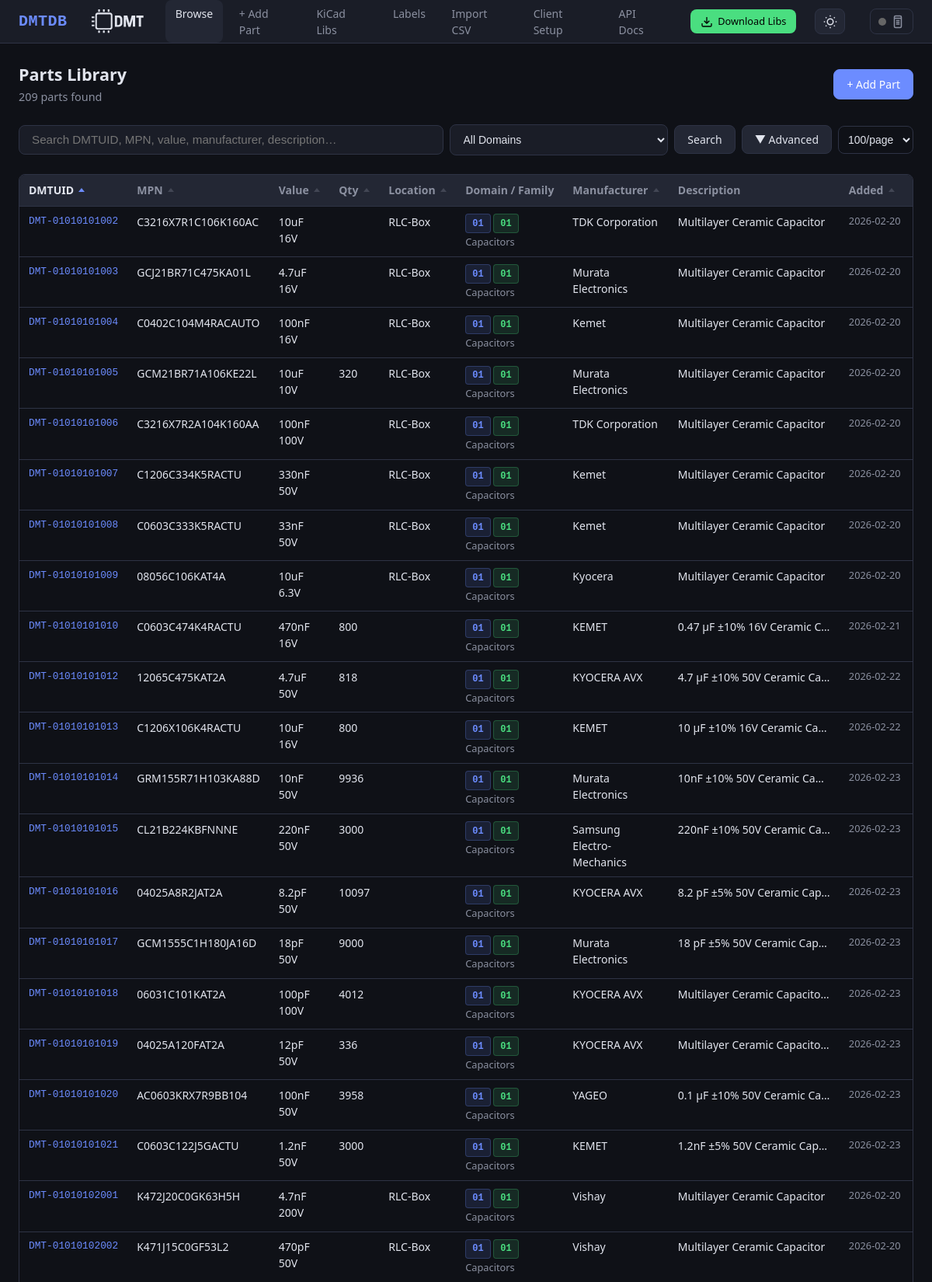
The page / (upper part) on the database its author committed.
### db/models.py (models this page shows, shortened)
class Base(DeclarativeBase):
    pass

class Part(Base):
    __tablename__ = "parts"
    dmtuid = Column(String(20), primary_key=True)               # DMT-TTFFCCSSXXX
    tt  = Column(String(2), nullable=False, index=True)
    ff  = Column(String(2), nullable=False, index=True)
    cc  = Column(String(2), nullable=False, index=True)
    ss  = Column(String(2), nullable=False, index=True)
    xxx = Column(String(3), nullable=False)
    mpn          = Column(String(200), index=True, default="")
    manufacturer = Column(String(200), index=True, default="")
    value        = Column(String(200), index=True, default="")
    description  = Column(Text, default="")
    quantity     = Column(String(50), default="")
    location     = Column(String(200), default="")
    datasheet    = Column(Text, default="")
    distributor  = Column(Text, default="")
    kicad_symbol    = Column(String(300), default="")
    kicad_footprint = Column(String(300), default="")
    kicad_libref    = Column(String(300), default="")
    kicad_3dmodel   = Column(String(300), default="")
    extra_json = Column(Text, default="{}")
    notes      = Column(Text, default="")
    created_at = Column(DateTime, default=lambda: datetime.now(timezone.utc))
    updated_at = Column(DateTime, default=lambda: datetime.now(timezone.utc),
                        onupdate=lambda: datetime.now(timezone.utc))
    fields = relationship(
        "PartField", back_populates="part",
        cascade="all, delete-orphan", lazy="selectin",
    )
    __table_args__ = (
        Index("ix_ttffccss", "tt", "ff", "cc", "ss"),
    )

### ui/routes_browse.py (the view)
@ui_bp.route("/")
def index():
    q     = request.args.get("q", "").strip()
    tt    = request.args.get("tt", "").strip()
    ff    = request.args.get("ff", "").strip()
    cc    = request.args.get("cc", "").strip()
    ss    = request.args.get("ss", "").strip()
    props = request.args.get("props", "").strip()
    page  = max(int(request.args.get("page", 1)), 1)
    sort_by = request.args.get("sort", "dmtuid").strip()
    sort_order = request.args.get("order", "asc").strip()
    try:
        per_page = int(request.args.get("per_page", DEFAULT_PER_PAGE))
    except ValueError:
        per_page = DEFAULT_PER_PAGE
    if per_page not in PAGE_SIZE_OPTIONS:
        per_page = DEFAULT_PER_PAGE
    if sort_by not in SearchService.SORTABLE_COLUMNS:
        sort_by = "dmtuid"
    if sort_order not in ("asc", "desc"):
        sort_order = "asc"
    props_parsed = {}
    if props:
        try:
            props_parsed = json.loads(props)
        except json.JSONDecodeError:
            props_parsed = {}
    session = get_session()
    try:
        parts, total = SearchService.search(
            session, q=q, tt=tt, ff=ff, cc=cc, ss=ss, props=props_parsed,
            sort_by=sort_by, sort_order=sort_order,
            limit=per_page,
            offset=(page - 1) * per_page,
        )
        total_pages = max((total + per_page - 1) // per_page, 1)
        return render_template(
            "index.html",
            parts=parts, q=q, tt=tt, ff=ff, cc=cc, ss=ss,
            props=props, props_parsed=props_parsed,
            page=page, total_pages=total_pages, total=total,
            per_page=per_page, page_size_options=PAGE_SIZE_OPTIONS,
            sort_by=sort_by, sort_order=sort_order,
            domains=get_domains(),
            domain_name=domain_name,
            family_name=family_name,
        )
    finally:
        session.close()

### db/engine.py (called while the page is built)
def get_session() -> Session:
    if _SessionLocal is None:
        raise RuntimeError("Database not initialised - call init_db() first")
    return _SessionLocal()

### schema/loader.py (called while the page is built)
def get_domains() -> list[dict]:
    return _schema.get("domains", [])

def family_name(tt: str, ff: str) -> str:
    return _family_map.get(f"{tt}{ff}", "Unknown")

### services/search_service.py (called while the page is built)
    @staticmethod
    def _apply_filters(query: Query, *, q: str, tt: str, ff: str, cc: str, ss: str, props: dict = None) -> Query:
        if tt:
            query = query.filter(Part.tt == tt)
        if ff:
            query = query.filter(Part.ff == ff)
        if cc:
            query = query.filter(Part.cc == cc)
        if ss:
            query = query.filter(Part.ss == ss)
        if q:
            query = SearchService._apply_text_filter(query, q)
        if props:
            query = SearchService._apply_prop_filters(query, props)
        return query

### templates/index.html (shortened to what this page needs)
{% extends "base.html" %}
{% block content %}
<div class="page-header">
  <div>
    <h1>Parts Library</h1>
    <span class="subtitle">{{ total }} part{{ 's' if total != 1 }} found</span>
  </div>
  <a href="/part/add" class="btn btn-primary">+ Add Part</a>
</div>
<form method="get" action="/" id="searchForm">
  <div class="search-box">
    <div class="search-wrapper" id="searchWrapper">
      <input type="text" name="q" id="searchInput" value="{{ q }}"
        placeholder="Search DMTUID, MPN, value, manufacturer, description…" autocomplete="off">
    </div>
    <select name="tt" id="ttSelect">
      <option value="">All Domains</option>
    </select>
    <button type="submit" class="btn btn-secondary">Search</button>
    <button type="button" class="btn btn-secondary" id="advSearchToggle">▼ Advanced</button>
    <select name="per_page" id="perPageSelect" onchange="this.form.submit()"
      style="padding: 0.5rem; border: 1px solid var(--border); border-radius: var(--radius); background: var(--bg);">
      {% for opt in page_size_options %}
      <option value="{{ opt }}" {% if opt==per_page %}selected{% endif %}>{{ opt }}/page</option>
      {% endfor %}
    </select>
  </div>
</form>
<div class="table-wrap">
  <table>
    <thead>
      <tr>
        {% macro sort_header(label, col) %}
        {% set new_order = 'desc' if sort_by == col and sort_order == 'asc' else 'asc' %}
        <th class="sortable {% if sort_by == col %}sorted {{ sort_order }}{% endif %}">
          <a
            href="?q={{ q }}&tt={{ tt }}&ff={{ ff }}&cc={{ cc|default('') }}&ss={{ ss|default('') }}&props={{ props|default('') }}&sort={{ col }}&order={{ new_order }}">
            {{ label }}
            <span class="sort-indicator"></span>
          </a>
        </th>
        {% endmacro %}
        {{ sort_header('DMTUID', 'dmtuid') }}
        {{ sort_header('MPN', 'mpn') }}
        {{ sort_header('Value', 'value') }}
        {{ sort_header('Qty', 'quantity') }}
        {{ sort_header('Location', 'location') }}
        <th>Domain / Family</th>
        {{ sort_header('Manufacturer', 'manufacturer') }}
        <th class="truncate">Description</th>
        {{ sort_header('Added', 'created_at') }}
        <th title="KiCad Assets">KiCad</th>
      </tr>
    </thead>
    <tbody>
      {% for p in parts %}
      <tr>
        <td class="uid-cell"><a href="/part/{{ p.dmtuid }}">{{ p.dmtuid }}</a></td>
        <td>{{ p.mpn or '' }}</td>
        <td>{{ p.value or '' }}</td>
        <td>{{ p.quantity or '' }}</td>
        <td>{{ p.location or '' }}</td>
        <td>
          <span class="badge badge-domain">{{ p.tt }}</span>
          <span class="badge badge-family">{{ p.ff }}</span>
          <span style="font-size:.8rem; color:var(--text-dim)">{{ family_name(p.tt, p.ff) }}</span>
        </td>
        <td>{{ p.manufacturer or '' }}</td>
        <td class="truncate" title="{{ p.description or '' }}">{{ p.description or '' }}</td>
        <td style="font-size:.8rem;color:var(--text-dim);white-space:nowrap;">{{ p.created_at.strftime('%Y-%m-%d') if
          p.created_at else '' }}</td>
        <td class="kicad-icons">
        </td>
      </tr>
      {% endfor %}
    </tbody>
  </table>
</div>
{% endblock %}

### static/css/style.css (style rules this page uses)
:root { --bg: #0f1117; --surface: #1a1d27; --surface2: #232734; --border: #2e3345; --text: #e1e4ed; --text-dim: #8b90a0; --accent: #6c8cff; --accent-hover: #8aa4ff; --green: #4ade80; --red: #f87171; --yellow: #fbbf24; --orange: #fb923c; --radius: 8px; --font: 'Segoe UI', system-ui, -apple-system, sans-serif; --mono: 'JetBrains Mono', 'Fira Code', 'Consolas', monospace; --card: var(--surface); --hover: var(--surface2); }
*, *::before, *::after { box-sizing: border-box; margin: 0; padding: 0; }
body { font-family: var(--font); background: var(--bg); color: var(--text); line-height: 1.5; }
.search-box { display: flex; gap: .5rem; margin-bottom: 1.5rem; flex-wrap: wrap; align-items: center; }
.search-box input[type=text] { flex: 1; min-width: 250px; padding: .6rem 1rem; background: var(--surface); border: 1px solid var(--border); border-radius: var(--radius); color: var(--text); font-size: .95rem; outline: none; transition: border .15s; }
.search-box select { padding: .6rem .8rem; background: var(--surface); border: 1px solid var(--border); border-radius: var(--radius); color: var(--text); font-size: .875rem; }
.btn { display: inline-flex; align-items: center; gap: .4rem; padding: .5rem 1rem; border-radius: var(--radius); font-size: .875rem; font-weight: 500; text-decoration: none; border: 1px solid var(--border); cursor: pointer; transition: all .15s; font-family: var(--font); }
.btn-primary { background: var(--accent); color: #fff; border-color: var(--accent); }
.btn-secondary { background: var(--surface2); color: var(--text); }
.table-wrap { overflow-x: auto; border: 1px solid var(--border); border-radius: var(--radius); }
table { width: 100%; border-collapse: collapse; font-size: .875rem; }
thead { background: var(--surface2); }
th { text-align: left; padding: .6rem .75rem; color: var(--text-dim); font-weight: 600; white-space: nowrap; border-bottom: 1px solid var(--border); background: var(--surface2); }
th.sortable a { color: var(--text-dim); text-decoration: none; display: flex; align-items: center; gap: .4rem; }
th.sortable .sort-indicator { display: inline-block; width: 0; height: 0; border-left: 4px solid transparent; border-right: 4px solid transparent; opacity: 0.3; }
th.sortable:not(.sorted) .sort-indicator { border-bottom: 5px solid currentColor; border-top: none; }
th.sortable.sorted .sort-indicator { opacity: 1; }
th.sortable.sorted.asc .sort-indicator { border-bottom: 5px solid var(--accent); border-top: none; }
th.sortable.sorted a { color: var(--text); }
td { padding: .55rem .75rem; border-bottom: 1px solid var(--border); vertical-align: top; }
.uid-cell { font-family: var(--mono); font-size: .8rem; color: var(--accent); white-space: nowrap; }
.uid-cell a { color: var(--accent); text-decoration: none; }
.kicad-icons { white-space: nowrap; text-align: center; }
.truncate { max-width: 220px; overflow: hidden; text-overflow: ellipsis; white-space: nowrap; }
.page-header { display: flex; align-items: center; justify-content: space-between; margin-bottom: 1.5rem; flex-wrap: wrap; gap: .75rem; }
.page-header h1 { font-size: 1.35rem; font-weight: 700; }
.page-header .subtitle { color: var(--text-dim); font-size: .9rem; }
.badge { display: inline-block; padding: .15rem .5rem; border-radius: 4px; font-size: .75rem; font-weight: 600; font-family: var(--mono); }
.badge-domain { background: #6c8cff20; color: var(--accent); border: 1px solid #6c8cff40; }
.badge-family { background: #4ade8020; color: var(--green); border: 1px solid #4ade8040; }
.search-wrapper { position: relative; flex: 1; min-width: 250px; }
.search-wrapper input { width: 100%; }

### rows shown on the page
Part: dmtuid "DMT-01010101002", mpn "C3216X7R1C106K160AC", value "10uF 16V", location "RLC-Box", tt "01", ff "01", tt+ff "Capacitors", manufacturer "TDK Corporation", description "Multilayer Ceramic Capacitor", created_at "2026-02-20"
Part: dmtuid "DMT-01010101003", mpn "GCJ21BR71C475KA01L", value "4.7uF 16V", location "RLC-Box", tt "01", ff "01", tt+ff "Capacitors", manufacturer "Murata Electronics", description "Multilayer Ceramic Capacitor", created_at "2026-02-20"
Part: dmtuid "DMT-01010101004", mpn "C0402C104M4RACAUTO", value "100nF 16V", location "RLC-Box", tt "01", ff "01", tt+ff "Capacitors", manufacturer "Kemet", description "Multilayer Ceramic Capacitor", created_at "2026-02-20"
Part: dmtuid "DMT-01010101005", mpn "GCM21BR71A106KE22L", value "10uF 10V", quantity "320", location "RLC-Box", tt "01", ff "01", tt+ff "Capacitors", manufacturer "Murata Electronics", description "Multilayer Ceramic Capacitor", created_at "2026-02-20"
Part: dmtuid "DMT-01010101006", mpn "C3216X7R2A104K160AA", value "100nF 100V", location "RLC-Box", tt "01", ff "01", tt+ff "Capacitors", manufacturer "TDK Corporation", description "Multilayer Ceramic Capacitor", created_at "2026-02-20"
Part: dmtuid "DMT-01010101007", mpn "C1206C334K5RACTU", value "330nF 50V", location "RLC-Box", tt "01", ff "01", tt+ff "Capacitors", manufacturer "Kemet", description "Multilayer Ceramic Capacitor", created_at "2026-02-20"
Part: dmtuid "DMT-01010101008", mpn "C0603C333K5RACTU", value "33nF 50V", location "RLC-Box", tt "01", ff "01", tt+ff "Capacitors", manufacturer "Kemet", description "Multilayer Ceramic Capacitor", created_at "2026-02-20"
Part: dmtuid "DMT-01010101009", mpn "08056C106KAT4A", value "10uF 6.3V", location "RLC-Box", tt "01", ff "01", tt+ff "Capacitors", manufacturer "Kyocera", description "Multilayer Ceramic Capacitor", created_at "2026-02-20"
Part: dmtuid "DMT-01010101010", mpn "C0603C474K4RACTU", value "470nF 16V", quantity "800", tt "01", ff "01", tt+ff "Capacitors", manufacturer "KEMET", description "0.47 µF ±10% 16V Ceramic C…", created_at "2026-02-21"
Part: dmtuid "DMT-01010101012", mpn "12065C475KAT2A", value "4.7uF 50V", quantity "818", tt "01", ff "01", tt+ff "Capacitors", manufacturer "KYOCERA AVX", description "4.7 µF ±10% 50V Ceramic Ca…", created_at "2026-02-22"
Part: dmtuid "DMT-01010101013", mpn "C1206X106K4RACTU", value "10uF 16V", quantity "800", tt "01", ff "01", tt+ff "Capacitors", manufacturer "KEMET", description "10 µF ±10% 16V Ceramic Ca…", created_at "2026-02-22"
Part: dmtuid "DMT-01010101014", mpn "GRM155R71H103KA88D", value "10nF 50V", quantity "9936", tt "01", ff "01", tt+ff "Capacitors", manufacturer "Murata Electronics", description "10nF ±10% 50V Ceramic Ca…", created_at "2026-02-23"
Part: dmtuid "DMT-01010101015", mpn "CL21B224KBFNNNE", value "220nF 50V", quantity "3000", tt "01", ff "01", tt+ff "Capacitors", manufacturer "Samsung Electro-Mechanics", description "220nF ±10% 50V Ceramic Ca…", created_at "2026-02-23"
Part: dmtuid "DMT-01010101016", mpn "04025A8R2JAT2A", value "8.2pF 50V", quantity "10097", tt "01", ff "01", tt+ff "Capacitors", manufacturer "KYOCERA AVX", description "8.2 pF ±5% 50V Ceramic Cap…", created_at "2026-02-23"
Part: dmtuid "DMT-01010101017", mpn "GCM1555C1H180JA16D", value "18pF 50V", quantity "9000", tt "01", ff "01", tt+ff "Capacitors", manufacturer "Murata Electronics", description "18 pF ±5% 50V Ceramic Cap…", created_at "2026-02-23"
Part: dmtuid "DMT-01010101018", mpn "06031C101KAT2A", value "100pF 100V", quantity "4012", tt "01", ff "01", tt+ff "Capacitors", manufacturer "KYOCERA AVX", description "Multilayer Ceramic Capacito…", created_at "2026-02-23"
Part: dmtuid "DMT-01010101019", mpn "04025A120FAT2A", value "12pF 50V", quantity "336", tt "01", ff "01", tt+ff "Capacitors", manufacturer "KYOCERA AVX", description "Multilayer Ceramic Capacito…", created_at "2026-02-23"
Part: dmtuid "DMT-01010101020", mpn "AC0603KRX7R9BB104", value "100nF 50V", quantity "3958", tt "01", ff "01", tt+ff "Capacitors", manufacturer "YAGEO", description "0.1 µF ±10% 50V Ceramic Ca…", created_at "2026-02-23"
Part: dmtuid "DMT-01010101021", mpn "C0603C122J5GACTU", value "1.2nF 50V", quantity "3000", tt "01", ff "01", tt+ff "Capacitors", manufacturer "KEMET", description "1.2nF ±5% 50V Ceramic Cap…", created_at "2026-02-23"
Part: dmtuid "DMT-01010102001", mpn "K472J20C0GK63H5H", value "4.7nF 200V", location "RLC-Box", tt "01", ff "01", tt+ff "Capacitors", manufacturer "Vishay", description "Multilayer Ceramic Capacitor", created_at "2026-02-20"
Part: dmtuid "DMT-01010102002", mpn "K471J15C0GF53L2", value "470pF 50V", location "RLC-Box", tt "01", ff "01", tt+ff "Capacitors", manufacturer "Vishay", description "Multilayer Ceramic Capacitor", created_at "2026-02-20"

### other values the page prints
{{ total }} "209"
{{ 's' if total != 1 }} "s"
{{ label }} "DMTUID MPN Value Qty Location Manufacturer Added"
form field per_page "100/page"
